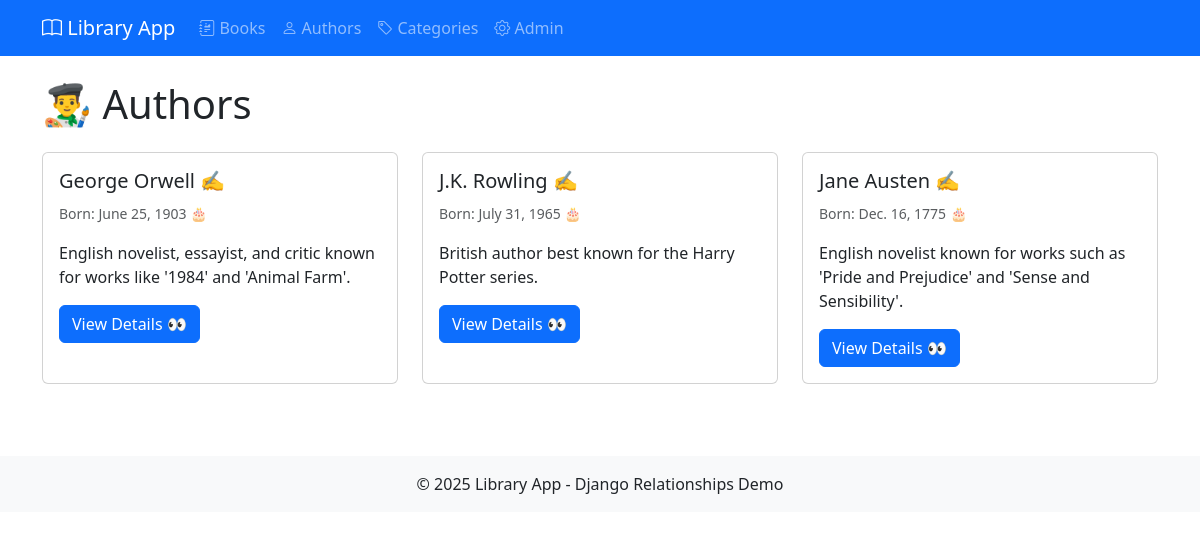
Screenshot of /authors/ with the database file from the repository.
### library/models.py (models this page shows, shortened)
class Author(models.Model):
    name = models.CharField(max_length=100)
    birth_date = models.DateField(null=True, blank=True)
    biography = models.TextField(blank=True)

### library/views.py (the view)
# urls.py: path('authors/', views.author_list, name='author_list'),
def author_list(request):
    authors = Author.objects.all().order_by('name')
    return render(request, 'library/author_list.html', {'authors': authors})

### library/templates/library/author_list.html (shortened to what this page needs)
{% extends "library/base.html" %}
{% block content %}
<h1 class="mb-4">👨‍🎨 Authors</h1>
<div class="row">
    {% for author in authors %}
        <div class="col-md-4 mb-4">
            <div class="card h-100">
                <div class="card-body">
                    <h5 class="card-title">{{ author.name }} ✍️</h5>
                    {% if author.birth_date %}
                        <p class="card-text"><small class="text-muted">Born: {{ author.birth_date }} 🎂</small></p>
                    {% endif %}
                    <p class="card-text">{{ author.biography|truncatechars:100 }}</p>
                    <a href="{% url 'author_detail' author.id %}" class="btn btn-primary">View Details 👀</a>
                </div>
            </div>
        </div>
    {% empty %}
        <div class="col-12">
            <div class="alert alert-info">
                <i class="bi bi-info-circle"></i> No authors available yet. 📭
            </div>
        </div>
    {% endfor %}
</div>
{% endblock %}

### rows the page displays
Author: name "George Orwell", birth_date "June 25, 1903", biography "English novelist, essayist, and critic known for works like '1984' and 'Animal Farm'."
Author: name "J.K. Rowling", birth_date "July 31, 1965", biography "British author best known for the Harry Potter series."
Author: name "Jane Austen", birth_date "Dec. 16, 1775", biography "English novelist known for works such as 'Pride and Prejudice' and 'Sense and Sensibility'."
